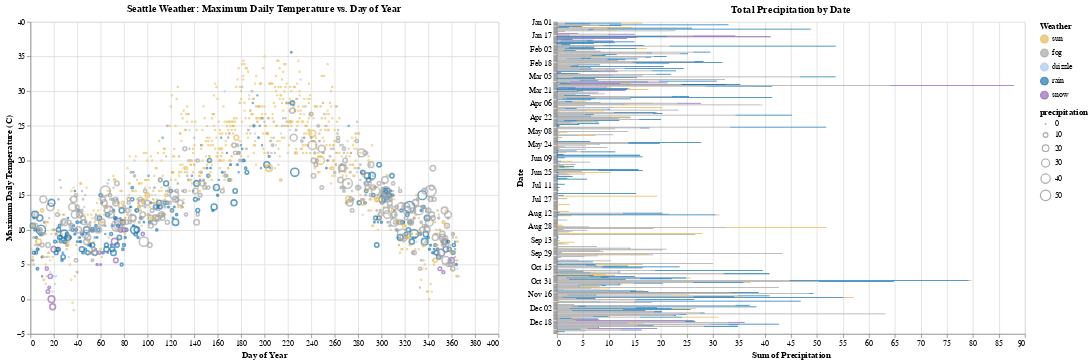

The notebook cell this image was saved under:
### Code cell
# Create the scatter plot
points = alt.Chart(source).mark_point().encode(
    alt.X('day_of_year:Q', title='Day of Year'),
    alt.Y('temp_max:Q', title='Maximum Daily Temperature (C)'),
    size=alt.Size('precipitation:Q', scale=alt.Scale(range=[1, 200])),
    color=alt.Color('weather:N', scale=scale, title='Weather'),
    tooltip=['date:T', 'temp_max:Q', 'precipitation:Q']
).properties(
    title='Seattle Weather: Maximum Daily Temperature vs. Day of Year',
    width=600,
    height=400
)

# Create the stacked horizontal bar chart
bars = alt.Chart(source).mark_bar().encode(
    alt.X('sum(precipitation):Q', title='Sum of Precipitation'),
    alt.Y('monthdate(date):O', title='Date'),
    color=alt.Color('weather:N', scale=scale, title='Weather'),
    order=alt.Order('weather', sort='ascending'),
    tooltip=['date:T', 'precipitation:Q', 'weather:N']
).properties(
    title='Total Precipitation by Date',
    width=600,
    height=400
)

# Show the scatter plot and the stacked bar chart side by side
alt.hconcat(points, bars)

### Figure 1 — Vega-Lite specification as saved in the notebook (floating-point values rounded to 4 significant figures; data arrays with more than 128 entries replaced by an {"elided": "..."} marker saying what was removed)
{"config": {"view": {"continuousWidth": 300, "continuousHeight": 300}}, "hconcat": [{"mark": {"type": "point"}, "encoding": {"color": {"field": "weather", "scale": {"domain": ["sun", "fog", "drizzle", "rain", "snow"], "range": ["#e7ba52", "#a7a7a7", "#aec7e8", "#1f77b4", "#9467bd"]}, "title": "Weather", "type": "nominal"}, "size": {"field": "precipitation", "scale": {"range": [1, 200]}, "type": "quantitative"}, "tooltip": [{"field": "date", "type": "temporal"}, {"field": "temp_max", "type": "quantitative"}, {"field": "precipitation", "type": "quantitative"}], "x": {"field": "day_of_year", "title": "Day of Year", "type": "quantitative"}, "y": {"field": "temp_max", "title": "Maximum Daily Temperature (C)", "type": "quantitative"}}, "height": 400, "title": "Seattle Weather: Maximum Daily Temperature vs. Day of Year", "width": 600}, {"mark": {"type": "bar"}, "encoding": {"color": {"field": "weather", "scale": {"domain": ["sun", "fog", "drizzle", "rain", "snow"], "range": ["#e7ba52", "#a7a7a7", "#aec7e8", "#1f77b4", "#9467bd"]}, "title": "Weather", "type": "nominal"}, "order": {"field": "weather", "sort": "ascending", "type": "nominal"}, "tooltip": [{"field": "date", "type": "temporal"}, {"field": "precipitation", "type": "quantitative"}, {"field": "weather", "type": "nominal"}], "x": {"aggregate": "sum", "field": "precipitation", "title": "Sum of Precipitation", "type": "quantitative"}, "y": {"field": "date", "timeUnit": "monthdate", "title": "Date", "type": "ordinal"}}, "height": 400, "title": "Total Precipitation by Date", "width": 600}], "data": {"name": "data-78cbad3a06cb2c4289f33c55827fd168"}, "$schema": "https://vega.github.io/schema/vega-lite/v5.17.0.json", "datasets": {"data-78cbad3a06cb2c4289f33c55827fd168": {"elided": "1461 records"}}}
